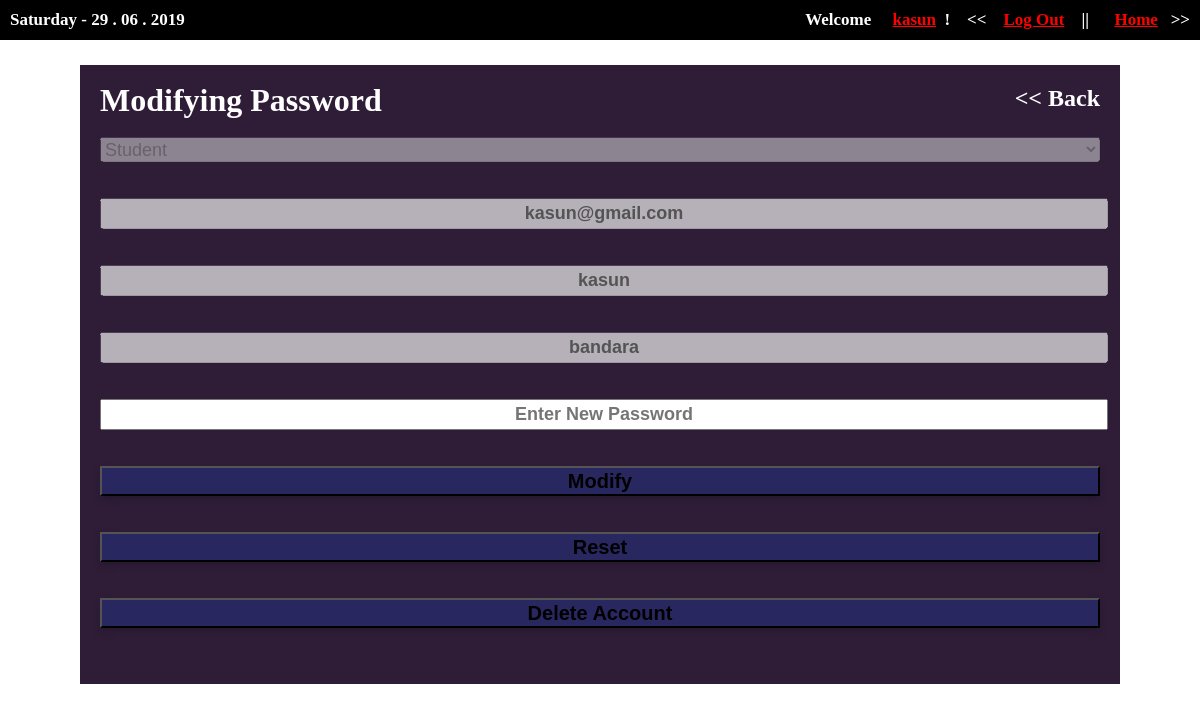
The page /Website-UMS/src/userPassword.php (signed in) on the database its author committed.
### tables this page shows
CREATE TABLE IF NOT EXISTS `user` (
`id` int(11) NOT NULL,
  `user_type` varchar(40) NOT NULL,
  `first_name` varchar(50) NOT NULL,
  `last_name` varchar(100) NOT NULL,
  `email` varchar(100) NOT NULL,
  `password` varchar(40) NOT NULL,
  `last_login` datetime NOT NULL,
  `is_deleted` tinyint(1) NOT NULL,
  `require_delete_account` tinyint(1) NOT NULL
);

### Website-UMS/src/userPassword.php (the view, shortened to what this page needs)
<?php require_once('../inc/connection.php'); ?>
<?php require_once('../inc/functions.php') ?>
<?php
	$user_id = mysqli_real_escape_string($connection, $_SESSION['user_id']);
	$query = "SELECT * FROM user WHERE id = {$user_id} LIMIT 1";
	$result_set = mysqli_query($connection, $query);
	$result = mysqli_fetch_assoc($result_set);
	$user_type = $result['user_type'];
	$user_Name = $result['email'];
	$first_Name = $result['first_name'];
	$last_Name = $result['last_name'];
	$requirest_delete = $result['require_delete_account'];
?>
<!DOCTYPE html>
<html lang="en">
	<head>
		<link rel="stylesheet" type="text/css" href="../asserts/css/userPassword.css">
		<link rel="stylesheet" type="text/css" href="../asserts/css/common.css">
	</head>
	<body>
		<header>
		</header>
		<main>
			<h2><< <a href="index.php"> Back</a></h2>
			<h1>Modifying Password</h1>
			<br>
			<form action="userPassword.php" method="POST">
				<select name="user_type" disabled="true">
					<option value="Student" <?php if ($user_type == "Student") { echo "selected"; } ?> >Student</option>
				</select><br><br><br>
				<input type="email" name="user_Name" placeholder="User Name  >>  Email" <?php echo 'value="'.$user_Name.'"'; ?> disabled="true" ><br><br><br>
				<input type="name" name="first_Name" placeholder="First Name" <?php echo 'value="'.$first_Name.'"'; ?> disabled="true" ><br><br><br>
				<input type="name" name="last_Name" placeholder="Last Name" <?php echo 'value="'.$last_Name.'"'; ?> disabled="true" ><br><br><br>
				<input type="text" name="password" placeholder="Enter New Password" ><br><br><br>
				<button type="submit" name="submit">Modify</button><br><br><br>
				<button type="submit" name="reset">Reset</button><br><br><br>
				<?php
					if ($requirest_delete == 0) {
						echo '<button type="submit" name="delete">Delete Account</button><br><br><br>';
					}
				?>
			</form>
		</main>
	</body>
</html>

### Website-UMS/asserts/css/userPassword.css (style rules this page uses)
* { margin: 0px; }
body { background-image: url(../images/background.jpg); background-repeat: no-repeat; background-size: cover; background-position: center; background-attachment: fixed; }
main { width: 1000px; margin: 25px auto; padding: 20px; background: rgba(25,05,35,0.9); }
main h1 { color: white; margin-top: -30px; }
select { width: 100%; height: 25px; font-size: 18px; }
input { width: 100%; height: 25px; text-align: center; font-weight: bold; font-size: 18px; }
button { width: 100%; height: 30px; font-weight: bold; font-size: 20px; background-color: rgba(40,40,100,0.9); box-shadow: 0 4px 8px 0 rgba(0, 0, 0, 0.2); }
h2, h2 a { text-align: right; color: white; text-decoration: none; margin-top: 0px; }

### Website-UMS/asserts/css/common.css (style rules this page uses)
header { overflow: auto; padding: 10px; background: black; margin-top: 0px; }

### rows shown on the page
user: user_type "Student", user_Name "kasun@gmail.com", first_Name "kasun", last_Name "bandara"

### other values the page prints
$_SESSION["first_name"] "kasun"
